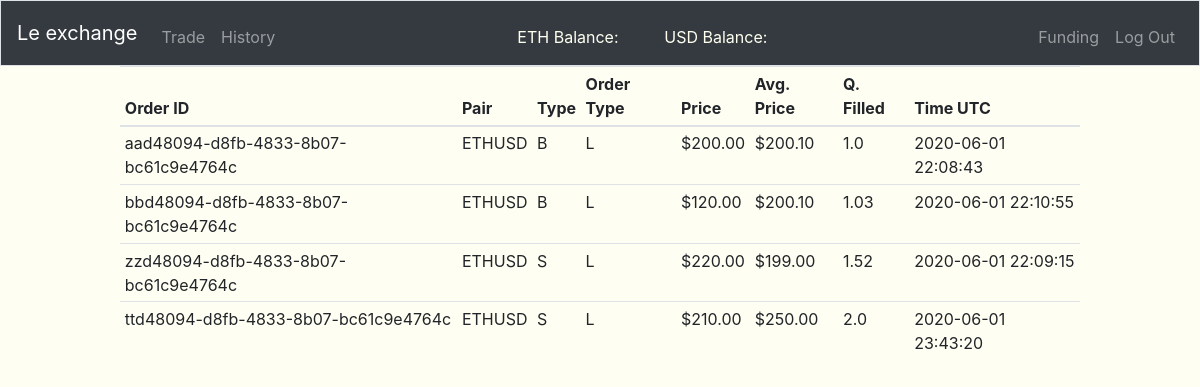
Screenshot of /history (signed in) with the database file from the repository.
### tables this page shows
CREATE TABLE "order_history" (
	"order_id"	VARCHAR(255) NOT NULL,
	"user_id"	INTEGER NOT NULL,
	"pair"	VARCHAR(255) NOT NULL,
	"type"	CHAR(1) NOT NULL,
	"ordertype"	CHAR(1) NOT NULL,
	"price"	REAL NOT NULL,
	"avg_price"	NUMERIC NOT NULL,
	"quantity_filled"	REAL NOT NULL,
	"time"	INTEGER NOT NULL,
	PRIMARY KEY("order_id")
);

### views.py (the view)
@app.route('/history', methods=["GET"])
@login_required
def history():
    history = db.execute(
        "SELECT * FROM order_history WHERE user_id = :id", id=session["user_id"])
    return render_template("history.html", history=history)

### app.py (called while the page is built)
@app.after_request
def after_request(response):
    response.headers["Cache-Control"] = "no-cache, no-store, must-revalidate"
    response.headers["Expires"] = 0
    response.headers["Pragma"] = "no-cache"
    return response

### helper.py (called while the page is built)
def login_required(f):
    @wraps(f)
    def decorated_function(*args, **kwargs):
        if session.get("user_id") is None:
            return redirect("/login"), 403
        return f(*args, **kwargs)
    return decorated_function

def usd(value):
    return f"${value:,.2f}"

def timeformater(time):
    return datetime.datetime.utcfromtimestamp(time)

### templates/history.html (shortened to what this page needs)
{% extends "layout.html" %}
{% block main %}
<table class="table table-hover table-sm" style="width: 80%; margin-left: auto; margin-right: auto;">
  <thead s>
    <tr>
      <th scope="col">Order ID</th>
      <th scope="col">Pair</th>
      <th scope="col">Type</th>
      <th scope="col">Order Type</th>
      <th scope="col">Price</th>
      <th scope="col">Avg. Price</th>
      <th scope="col">Q. Filled</th>
      <th scope="col">Time UTC</th>
    </tr>
  </thead>
  <tbody>
    {% for i in history %}
      <tr>
        <td>{{i.order_id}}</td>
        <td>{{i.pair}}</td>
        <td>{{i.type}}</td>
        <td>{{i.ordertype}}</td>
        <td>{{i.price|usd}}</td>
        <td>{{i.avg_price|usd}}</td>
        <td>{{i.quantity_filled}}</td>
        <td>{{i.time|timeformater}}</td>
      </tr>
    {% endfor %}
  </tbody>
</table>
{% endblock %}

### templates/layout.html (shortened to what this page needs)
<!DOCTYPE html>
<html lang="en">
    <head>
      <link href="static/styles.css" rel="stylesheet">
      <link rel="stylesheet" href="https://stackpath.bootstrapcdn.com/bootstrap/4.4.1/css/bootstrap.min.css">
    </head>
    <body style="background-color: #fffef2;">
      <nav class="navbar navbar-expand-md navbar-dark bg-dark border">
        <a class="navbar-brand" href="/">Le exchange</a>
        <div class="collapse navbar-collapse" id="navbar">
            {% if session.user_id %}
                <ul class="navbar-nav mr-auto mt-2">
                    <li class="nav-item"><a class="nav-link" href="/trade">Trade</a></li>
                    <li class="nav-item"><a class="nav-link" href="/history">History</a></li>
                </ul>
                <ul class="navbar-nav mr-auto mt-2 container" style="width: 30%;">
                    <li class="nav-item col" style="color: ivory;">ETH Balance: </li><div style="color: fuchsia;" id="user_navbar_eth_balance"></div>
                    <li class="nav-item col" style="color: ivory;">USD Balance: </li><div style="color: greenyellow;" id="user_navbar_usd_balance"></div>
                </ul>
                <ul class="navbar-nav ml-auto mt-2">
                    <li class="nav-item"><a class="nav-link" href="/funding">Funding</a></li>
                    <li class="nav-item"><a class="nav-link" href="/logout">Log Out</a></li>
                </ul>
            {% else %}
                <ul class="navbar-nav ml-auto mt-2">
                    <li class="nav-item"><a class="nav-link" href="/register">Register</a></li>
                    <li class="nav-item"><a class="nav-link" href="/login">Log In</a></li>
                </ul>
            {% endif %}
        </div>
    </nav>
        {% block main %}{% endblock %}
      </body>
</html>

### rows the page displays
order_history: order_id "aad48094-d8fb-4833-8b07-bc61c9e4764c", pair "ETHUSD", type "B", ordertype "L", price "$200.00", avg_price "$200.10", quantity_filled "1.0", time "2020-06-01 22:08:43"
order_history: order_id "bbd48094-d8fb-4833-8b07-bc61c9e4764c", pair "ETHUSD", type "B", ordertype "L", price "$120.00", avg_price "$200.10", quantity_filled "1.03", time "2020-06-01 22:10:55"
order_history: order_id "zzd48094-d8fb-4833-8b07-bc61c9e4764c", pair "ETHUSD", type "S", ordertype "L", price "$220.00", avg_price "$199.00", quantity_filled "1.52", time "2020-06-01 22:09:15"
order_history: order_id "ttd48094-d8fb-4833-8b07-bc61c9e4764c", pair "ETHUSD", type "S", ordertype "L", price "$210.00", avg_price "$250.00", quantity_filled "2.0", time "2020-06-01 23:43:20"
